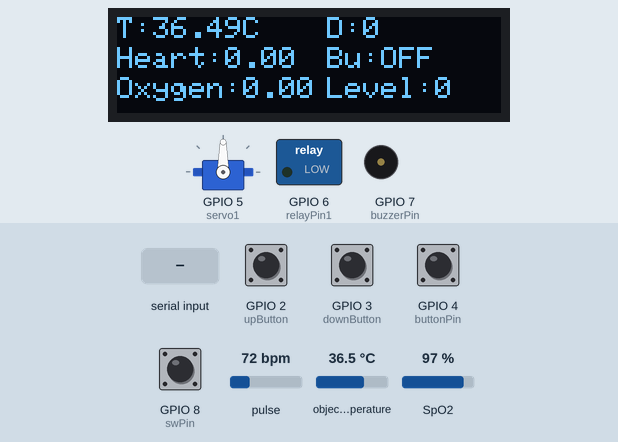
Recording of a sketch running on a simulated ESP32-S3. On the bench: 128×32 one-colour display, servo, switched loads named in the sketch (green lamp = pin HIGH), buzzer (waves = sounding, pin HIGH). The inputs (shaded band) are chosen by the test bench; at power-on: GPIO 2 (upButton), GPIO 3 (downButton), GPIO 4 (buttonPin), GPIO 8 (swPin) HIGH, pulse 72 bpm, object temperature 36.5 °C, SpO2 97 %. The display library's start-up logo is not drawn; what the sketch prints to the serial monitor is not drawn.

Above: at 3.2 s.
3.3 s: GPIO 4 (buttonPin) pulled LOW for 1 s
At 4.6 s:
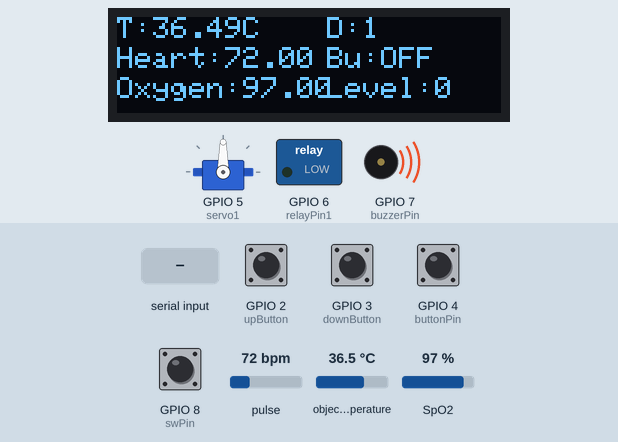
9.5 s: GPIO 2 (upButton) pulled LOW for 0.15 s
At 11.0 s:
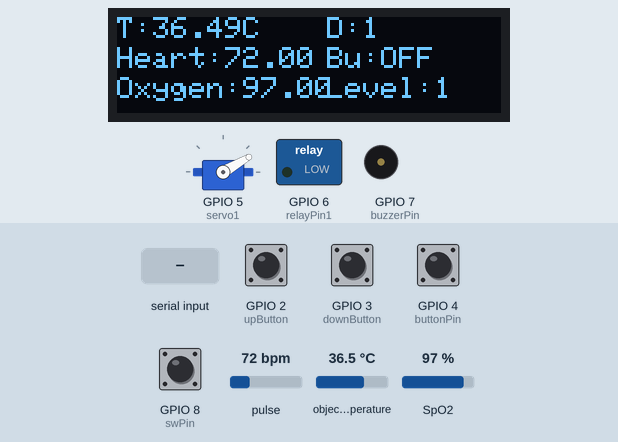
12.0 s: pulse set to 109 bpm
At 13.0 s:
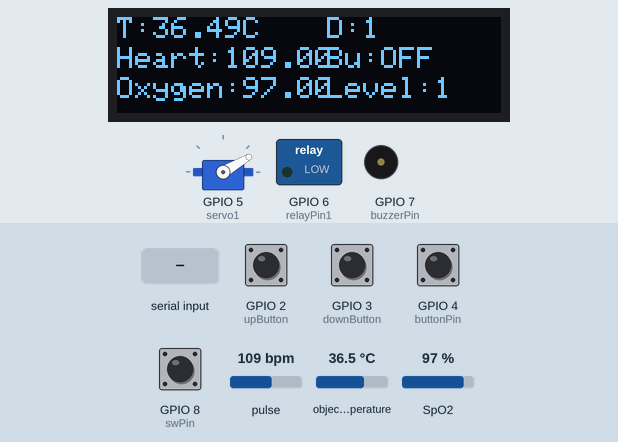
13.5 s: pulse set to 113 bpm
At 17.2 s:
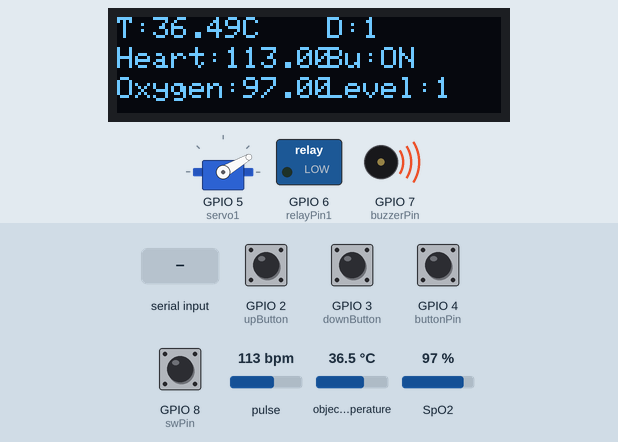
17.5 s: GPIO 3 (downButton) pulled LOW for 0.15 s
At 19.6 s:
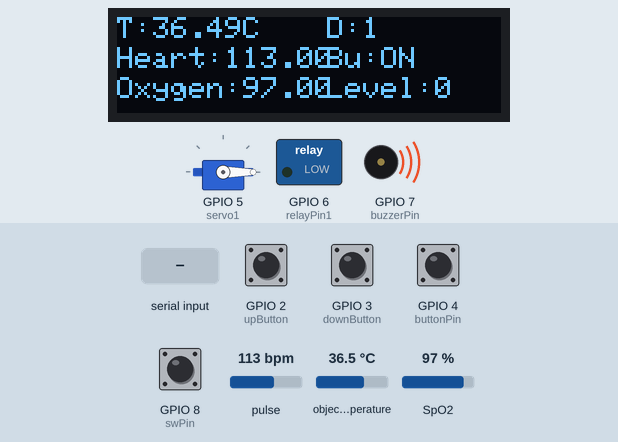
20.0 s: "L:90\n" received over Serial
At 21.4 s:
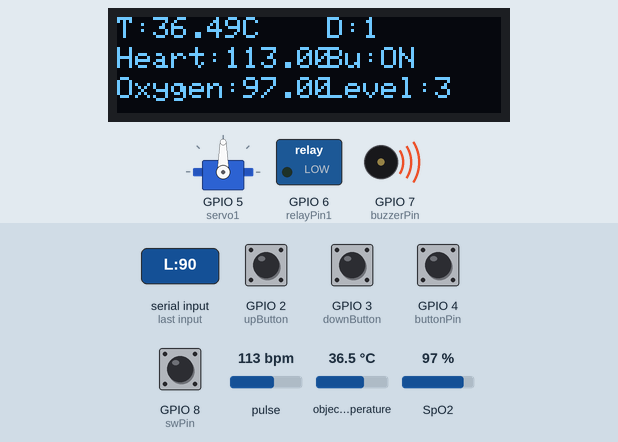
Timing chart, 0 to 23.0 s (numbered marks = the images above; inputs shaded):
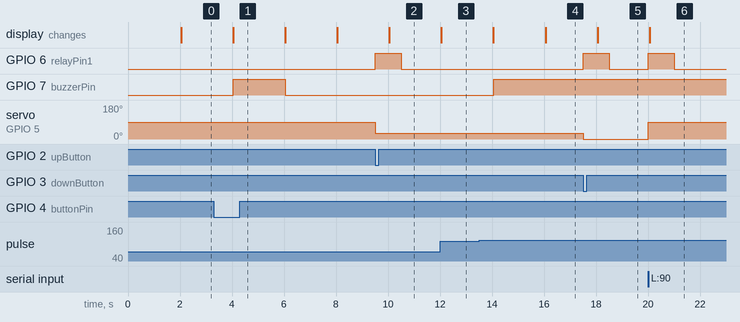

Measured:
- the behaviour switches between 110 and 111 bpm on pulse (found by bisection; images 3 and 4)
- after the input at 3.3 s, GPIO 7 (buzzerPin): LOW → HIGH after 0.76 s, → LOW 2.0 s later
- after the input at 9.5 s, GPIO 6 (relayPin1): LOW → HIGH at once, → LOW 1.0 s later; servo on GPIO 5 (servo1): 90° → 30° at once; the display: changes after 0.56 s (image 2)
- after the input at 12.0 s, the display: changes after 0.06 s (image 3)
- after the input at 13.5 s, GPIO 7 (buzzerPin): LOW → HIGH after 0.56 s; the display: first changes after 0.56 s (image 4 shows a later state)
- after the input at 17.5 s, GPIO 6 (relayPin1): LOW → HIGH at once, → LOW 1.0 s later; servo on GPIO 5 (servo1): 30° → 0° at once; the display: changes after 0.56 s (image 5)
- after the input at 20.0 s, GPIO 6 (relayPin1): LOW → HIGH at once, → LOW 1.0 s later; servo on GPIO 5 (servo1): 0° → 90° at once; the display: changes after 0.06 s (image 6)

The sketch:

arduino.ino
```cpp
#include <Wire.h>
#include "MAX30100_PulseOximeter.h"
#include <Adafruit_GFX.h>
#include <Adafruit_SSD1306.h>
#include <Adafruit_MLX90614.h>
#include <Servo.h>

// OLED display parameters
#define SCREEN_WIDTH 128
#define SCREEN_HEIGHT 32
#define OLED_RESET -1
#define UPDATE_PERIOD_MS 3000
#define DISPLAY_UPDATE_PERIOD_MS 2000

Adafruit_SSD1306 display(SCREEN_WIDTH, SCREEN_HEIGHT, &Wire, OLED_RESET);
PulseOximeter pox;
Adafruit_MLX90614 mlx = Adafruit_MLX90614();

uint32_t lastSensorUpdate = 0;
uint32_t lastDisplayUpdate = 0;

// Servo control parameters
Servo servo1;
const int upButton = 2;
const int downButton = 3;
const int buttonPin = 4;
const int relayPin1 = 6;
const int buzzerPin = 7;

const int swPin = 8;

int buttonState;
int motionDetected = LOW;
int angle1 = 0;
unsigned long lastDebounceTimeUp = 0;
unsigned long lastDebounceTimeDown = 0;
const unsigned long debounceDelay = 150;
bool relayActive = false;
unsigned long relayStartTime = 0;
const unsigned long relayDuration = 1000;
int Level = 0;
bool levelFromESP32 = false; // Flag to indicate if Level was set by ESP32

void onBeatDetected() {
  // Callback for beat detection (not used in this example)
}

void setup() {
  Serial.begin(9600);
  Serial.print("Initializing pulse oximeter...");
  Wire.begin();

  // Initialize OLED display
  if (!display.begin(SSD1306_SWITCHCAPVCC, 0x3C)) {
    Serial.println(F("SSD1306 allocation failed"));
    for (;;);
  }
  display.display();
  delay(2000);
  display.clearDisplay();
  display.setTextSize(1);
  display.setTextColor(SSD1306_WHITE);

  // Initialize temperature sensor
  mlx.begin(0x5A);

  // Initialize Pulse Oximeter
  if (!pox.begin()) {
    Serial.println("Pulse oximeter initialization FAILED");
    for (;;);
  } else {
    Serial.println("SUCCESS");
  }
  pox.setOnBeatDetectedCallback(onBeatDetected);

  // Initialize servo motor
  servo1.attach(5);

  // Initialize button and relay pins
  pinMode(upButton, INPUT_PULLUP);
  pinMode(downButton, INPUT_PULLUP);
  pinMode(relayPin1, OUTPUT);
  pinMode(buzzerPin, OUTPUT);
  pinMode(buttonPin, INPUT);
  pinMode(swPin, INPUT);
}

void loop() {
  pox.update();

  unsigned long currentMillis = millis();

  if (currentMillis - lastSensorUpdate >= UPDATE_PERIOD_MS) {
    updateSensorData();
    lastSensorUpdate = currentMillis;
  }

  if (currentMillis - lastDisplayUpdate >= DISPLAY_UPDATE_PERIOD_MS) {
    updateDisplay();
    handleBuzzer();
    handleMotionDetection();
    lastDisplayUpdate = currentMillis;
  }

  handleButtonInput();
  handleRelay();
  handleESP32Commands();
}

void updateSensorData() {
  float temperature = mlx.readObjectTempC();
  float spo2 = pox.getSpO2();
  float heartRate = pox.getHeartRate();
  Serial.print("T:"); Serial.print(temperature);
  Serial.print(", S:"); Serial.print(spo2);
  Serial.print(", H:"); Serial.print(heartRate);
  Serial.print(", D:"); Serial.print(motionDetected);
  Serial.print(", L:"); Serial.println(Level);
}
void updateDisplay() {
  float temperature = mlx.readObjectTempC();
  float spo2 = pox.getSpO2();
  float heartRate = pox.getHeartRate();

  display.clearDisplay();
  display.setCursor(0, 0);
  display.print("T:"); display.print(temperature); display.println("C");
  display.setCursor(70, 0);
  display.print("D:"); display.print(motionDetected);
  display.setCursor(70, 10);
  display.print("Bu:"); display.println(digitalRead(buzzerPin) == HIGH ? "ON" : "OFF");
  display.setCursor(0, 10);
  display.print("Heart:"); display.println(heartRate);
  display.setCursor(0, 20);
  display.print("Oxygen:"); display.println(spo2);
  display.setCursor(70, 20);
  display.print("Level:"); display.println(Level);
  display.display();
}

void handleBuzzer() {
  buttonState = digitalRead(buttonPin);
  if (buttonState == LOW || mlx.readObjectTempC() > 40 || pox.getHeartRate() > 110) {
    digitalWrite(buzzerPin, HIGH);
  } else {
    digitalWrite(buzzerPin, LOW);
  }
}

void handleMotionDetection() {
  int sensorValue = digitalRead(swPin);
  if (sensorValue == LOW) {
    motionDetected = LOW;
  } else if (sensorValue == HIGH) {
    motionDetected = HIGH;
  }
}

void handleButtonInput() {
  int upReading = digitalRead(upButton);
  int downReading = digitalRead(downButton);

  if (upReading == LOW && (millis() - lastDebounceTimeUp) > debounceDelay) {
    lastDebounceTimeUp = millis();
    if (Level < 3) {
      Level++;
      angle1 = Level * 30;  // Convert level to angle
      servo1.write(angle1);
      activateRelay();
      sendLevelToESP32();
      levelFromESP32 = false; // Indicate that Level was updated from button
    }
  }

  if (downReading == LOW && (millis() - lastDebounceTimeDown) > debounceDelay) {
    lastDebounceTimeDown = millis();
    if (Level > 0) {
      Level--;
      angle1 = Level * 30;  // Convert level to angle
      servo1.write(angle1);
      activateRelay();
      sendLevelToESP32();
      levelFromESP32 = false; // Indicate that Level was updated from button
    }
  }
}

void handleRelay() {
  if (relayActive && millis() - relayStartTime > relayDuration) {
    digitalWrite(relayPin1, LOW);
    relayActive = false;
  }
}

void activateRelay() {
  relayActive = true;
  relayStartTime = millis();
  digitalWrite(relayPin1, HIGH);
}

void handleESP32Commands() {
  if (Serial.available()) {
    String command = Serial.readStringUntil('\n');
    if (command.startsWith("L:")) {
      String levelString = command.substring(2);
      int newLevel = levelString.toInt();
      newLevel = constrain(newLevel, 0, 3);  // Constrain Level between 0 and 3
      if (newLevel != Level) {
        Level = newLevel;
        angle1 = Level * 30;  // Convert level to angle
        servo1.write(angle1);
        activateRelay();
        sendLevelToESP32();  // Acknowledge the new level to ESP32
        levelFromESP32 = true; // Indicate that Level was updated from ESP32
      }
    }
  }
}

void sendLevelToESP32() {
  Serial.print("L:");
  Serial.println(Level);
}
```
